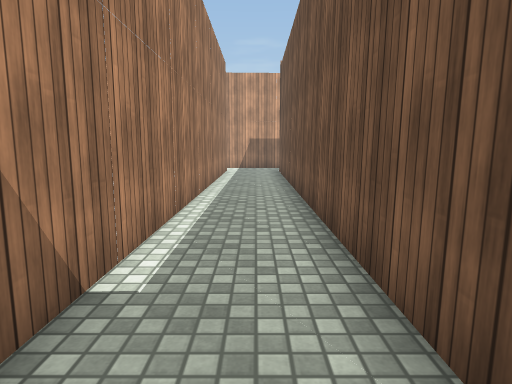
View 1 (above)

18 first-person views from a walk through a scene from a Unity 3-D project. The camera is 1.2 m above the floor, tilts 8° down and sees 75° across. The floor is counted in squares, 1 m on a side. Each view is taken from the middle of a square. On the plan, view 1 faces up. The plan holds only what a view shows up to about 14 squares ahead; the rest is blank. The place goes on beyond the plan. The player is left out. Surface patterns are stand-ins for the level's own textures.

View 2
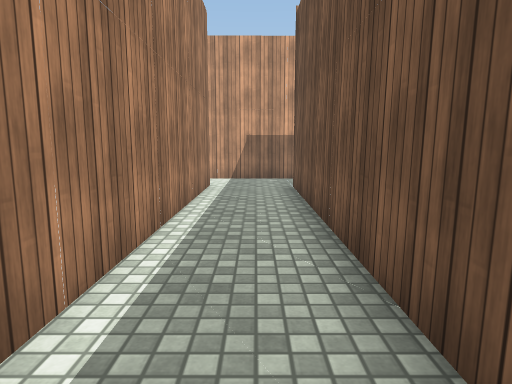

View 3
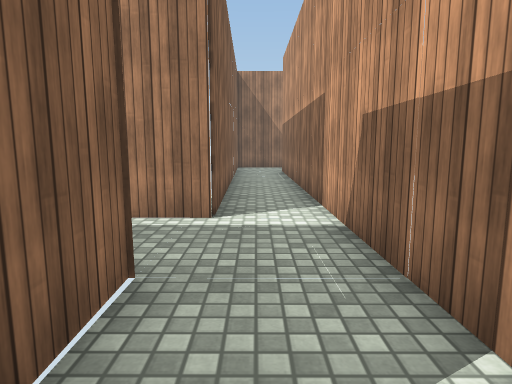

View 4
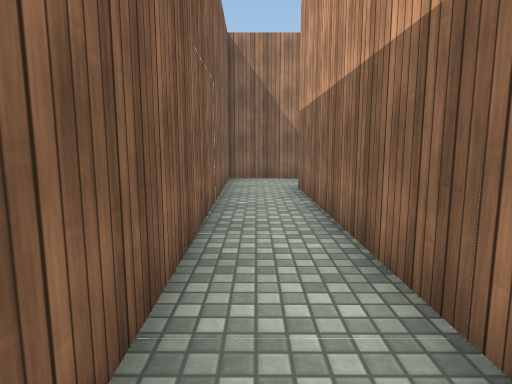

View 5
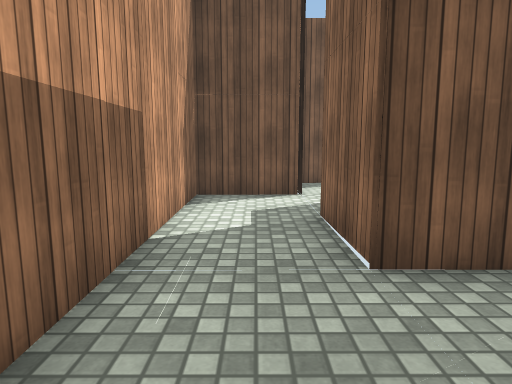

View 6
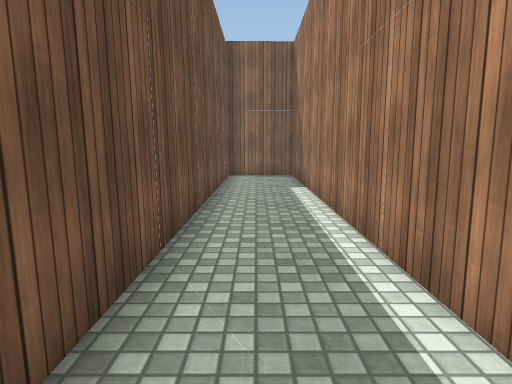

View 7
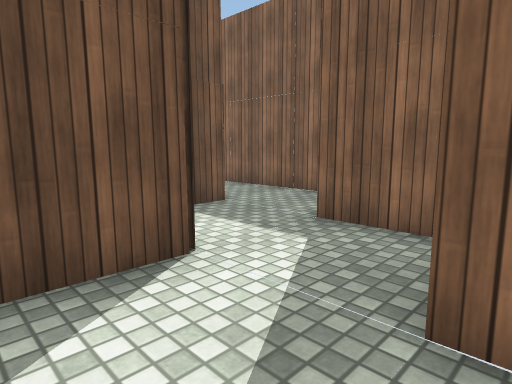

View 8
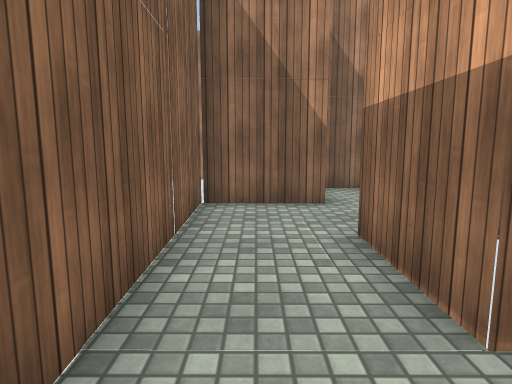

View 9
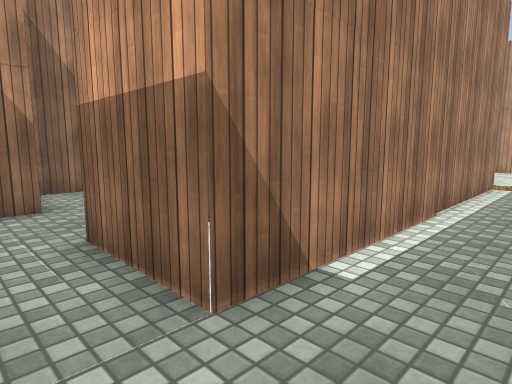

View 10
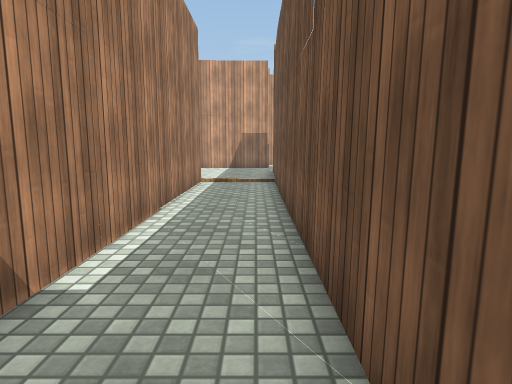

View 11
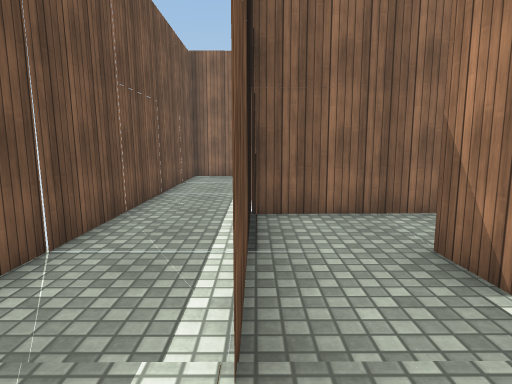

View 12
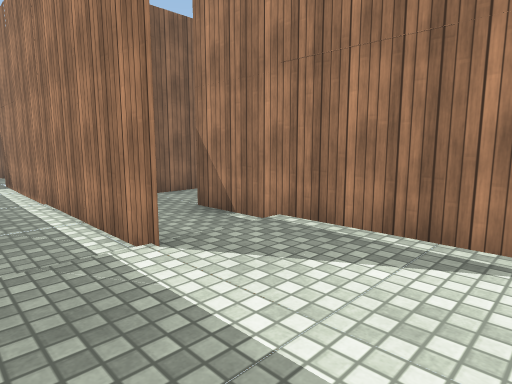

View 13
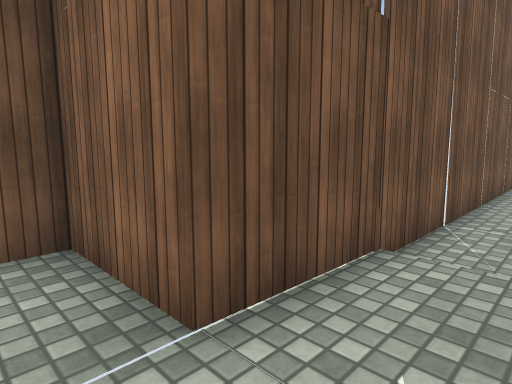

View 14
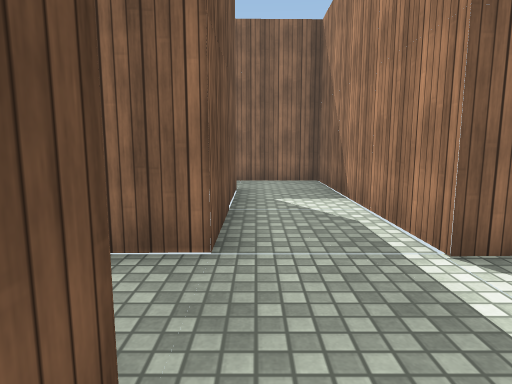

View 15
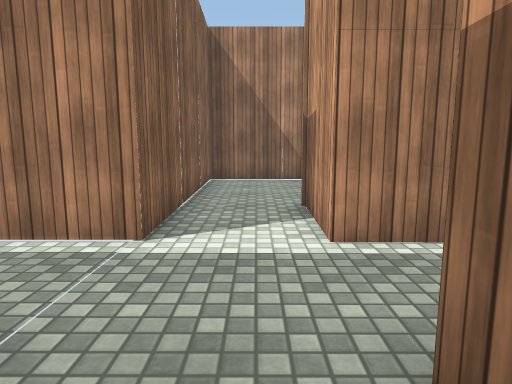

View 16
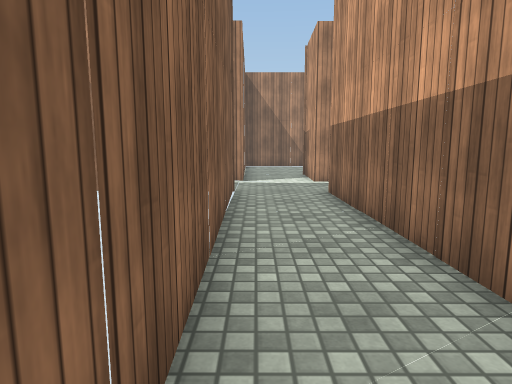

View 17
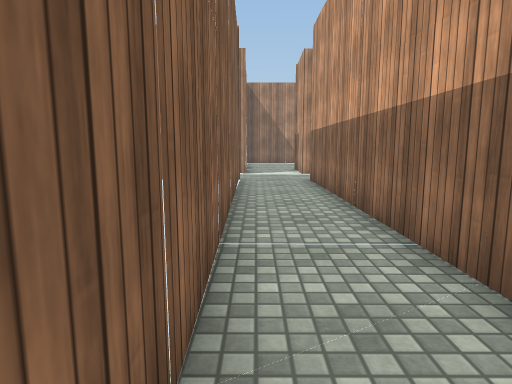

View 18
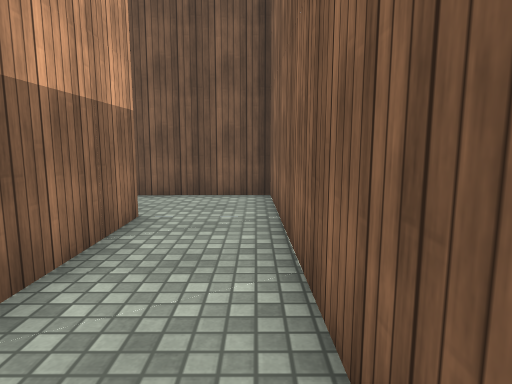

### Floor plan
Ten units are one square. View 1 is at (0, 0); x grows to the right and y downward. Boxes are objects, and circles mark ways between rooms. Rooms are numbered by the first view taken in them; rooms with no view inside come last. Other rooms are left out.
<svg viewBox="-221 -279 388 294">
<path fill="none" stroke="#000" d="M61 -159 61 -184 -85 -182M-84 -161 -14 -163 -14 10 11 10 11 -158 36 -159M111 -195 111 -235 111 -134 86 -134 86 -155M86 -186 111 -186M86 -265 88 -209M61 -134 61 -109 136 -110 136 -259 162 -259M-141 -274 -141 -258 -166 -258M-85 -182 -115 -182 -115 -234 11 -237 12 -269M-216 -266 -216 -234 -141 -236 -141 -160 -84 -161M-14 -260 -115 -259 -115 -265M36 -150 36 -139M43 -134 61 -134"/>
<circle cx="-90" cy="-170" r="3" fill="#2a7"/>
<circle cx="45" cy="-160" r="3" fill="#2a7"/>
<circle cx="60" cy="-145" r="3" fill="#2a7"/>
<text x="-10" y="-120">1</text>
<text x="100" y="-200">2</text>
<text x="-120" y="-240">3</text>
<text x="40" y="-150">4</text>
</svg>
Room 1 opens to room 3. Room 1 opens to room 4. Room 2 opens to room 4.

Where each view was taken, in squares from view 1:
view 1: 0 up, 0 right, facing up
view 2: 6 up, 0 right, facing up
view 3: 17 up, 4 right, facing left
view 4: 17 up, 2 left, facing left
view 5: 17 up, 2 left, facing right
view 6: 12 up, 0 right, facing down
view 7: 18 up, 3 right, facing down-right
view 8: 12 up, 13 right, facing left
view 9: 12 up, 13 right, facing up-left
view 10: 12 up, 13 right, facing up
view 11: 25 up, 11 right, facing down
view 12: 27 up, 13 right, facing down-left
view 13: 27 up, 12 right, facing down-right
view 14: 27 up, 12 left, facing down
view 15: 25 up, 10 left, facing left
view 16: 24 up, 3 left, facing left
view 17: 24 up, 0 right, facing left
view 18: 24 up, 7 left, facing right
